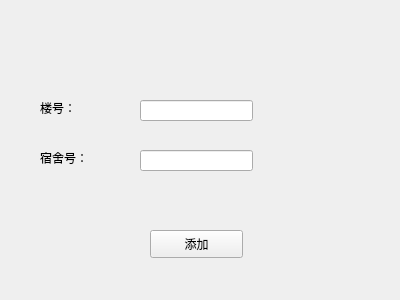
<?xml version="1.0" encoding="UTF-8"?>
<ui version="4.0">
 <class>Form</class>
 <widget class="QWidget" name="Form">
  <property name="geometry">
   <rect>
    <x>0</x>
    <y>0</y>
    <width>400</width>
    <height>300</height>
   </rect>
  </property>
  <property name="windowTitle">
   <string>Form</string>
  </property>
  <widget class="QPushButton" name="pushButton">
   <property name="geometry">
    <rect>
     <x>150</x>
     <y>230</y>
     <width>93</width>
     <height>28</height>
    </rect>
   </property>
   <property name="text">
    <string>添加</string>
   </property>
  </widget>
  <widget class="QLabel" name="label">
   <property name="geometry">
    <rect>
     <x>40</x>
     <y>100</y>
     <width>72</width>
     <height>15</height>
    </rect>
   </property>
   <property name="text">
    <string>楼号：</string>
   </property>
  </widget>
  <widget class="QLabel" name="label_2">
   <property name="geometry">
    <rect>
     <x>40</x>
     <y>150</y>
     <width>72</width>
     <height>15</height>
    </rect>
   </property>
   <property name="text">
    <string>宿舍号：</string>
   </property>
  </widget>
  <widget class="QLineEdit" name="lineEdit">
   <property name="geometry">
    <rect>
     <x>140</x>
     <y>100</y>
     <width>113</width>
     <height>21</height>
    </rect>
   </property>
  </widget>
  <widget class="QLineEdit" name="lineEdit_2">
   <property name="geometry">
    <rect>
     <x>140</x>
     <y>150</y>
     <width>113</width>
     <height>21</height>
    </rect>
   </property>
  </widget>
 </widget>
 <resources/>
 <connections/>
</ui>
